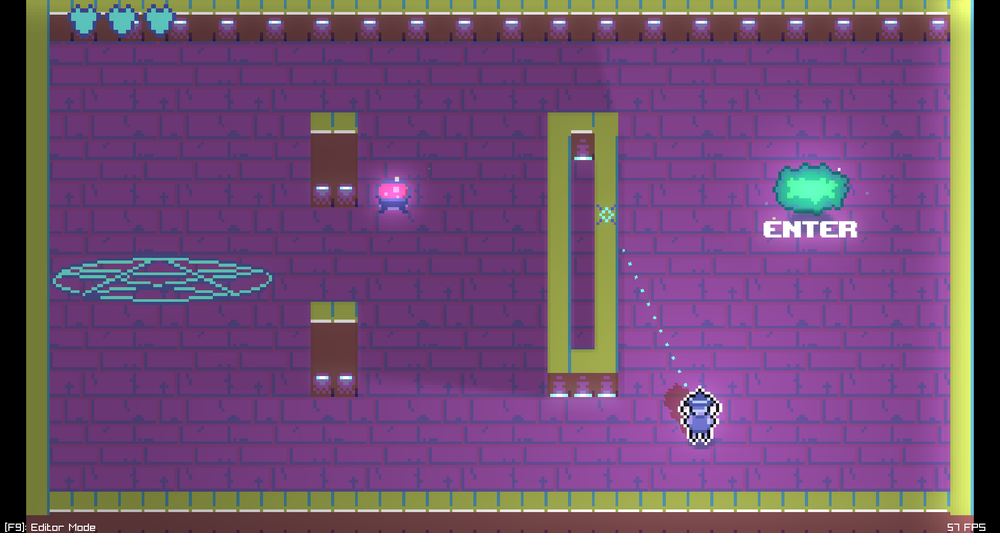
#> input picture images/whalEngine_ss1.png, 1000 x 533 px, shrunk from 1912 x 1019 before the run
$ python makepalette.py ../images/whalEngine_ss1.png out.png
#> lines starting #> are read from the running program, lines starting #| are printed output that depends on the picture
#!/usr/bin/env python3

import numpy as np
from PIL import Image
import os

# CREATES PALETTE FROM IMAGE AND SAVES IT TO A TEXTURE

def img2palette(arr: np.ndarray) -> np.ndarray:
    if arr.shape[2]==4:
        arr = sanitize(arr.reshape(-1,4))
    else:
        arr = sanitize(arr.reshape(-1,3))

    return np.unique(arr,axis=0)

def makePalette(img: np.ndarray, palette_fname: str = "") -> np.ndarray:
    # iterates through list of files and compiles palette
    # uses all PNG files in path
    # if palette_fname is given, will save palette to txt file with that name

    palette = None
    imgPalette = img2palette(img)
    if palette is not None:
        palette = np.unique(np.concatenate([palette, imgPalette]),axis=0)
    else:
        palette = imgPalette

    if palette_fname:
        np.savetxt(palette_fname,palette,fmt='%i',delimiter=',')
    return palette

def sanitize(palette: np.ndarray) -> np.ndarray:
    # takes palette, removes any color with alpha=0 and removes 4th channel
    return palette[palette[:,-1]!=0][:,:3]

def findCol(col:np.ndarray, palette:np.ndarray) -> np.ndarray: # col should be np.array in form [R,G,B], palette should be array of cols
    # finds the color in "palette" that's closest to "col"

    # RESEARCH use OKLab
    distances = np.sum(((palette-col)*np.array([.299, .587, .114]))**2, axis=1)
    return palette[np.argmin(distances)]
    # return col

def getPNG(path: str) -> np.ndarray:
    # returns numpy array of image
#> called with path = '../images/whalEngine_ss1.png'
    result = np.array(Image.open(path).convert("RGBA"))
#> result is the input picture: shape (533, 1000, 4); mean R, G, B, A 111.5, 75.7, 113.7, 255
    return result

def readPalette(filepath: str) -> np.ndarray:
    # reads palette from disk
    if os.path.exists(filepath):
        palette = np.loadtxt(filepath,dtype=int,delimiter=",")
        if palette.shape[-1]==4:
            palette = palette[:,:3] # reshape if there's an alpha val
        return palette
    else:
        raise ValueError("palette file '{}' does not exist".format(filepath))

def paletteToTexture(palette, outpath):
#> called with palette = array of shape (43715, 3), outpath = 'out.png'
    N_COLORS_R = 16
    N_COLORS_G = 16
    N_COLORS_B = 16

    img = Image.new("RGB", (N_COLORS_R * N_COLORS_B, N_COLORS_G), "white")
#> img: PIL image 256x16 RGB; every value is 255

    rvals = np.linspace(0, N_COLORS_R, N_COLORS_R)
    gvals = np.linspace(0, N_COLORS_G, N_COLORS_G)
    bvals = np.linspace(0, N_COLORS_B, N_COLORS_B)
    for r in range(N_COLORS_R):
        for g in range(N_COLORS_G):
            for b in range(N_COLORS_B):
                rgb = (np.array([rvals[r]/N_COLORS_R,gvals[g]/N_COLORS_G, bvals[b]/N_COLORS_B]) * 255).astype(int)
                p = findCol(rgb, palette)
                x = r + (b * N_COLORS_B)
                y = g
                img.putpixel((x,y), tuple(p))
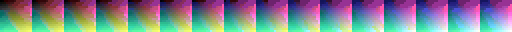
#> img: PIL image 256x16 RGB (shown 2 times larger); mean R, G, B 124.5, 131, 140.8
    img.save(outpath)
    print("saved to " + outpath)


def main(path:str, outpath):
    if outpath is None:
        outpath = ""

    palette = makePalette(getPNG(path), outpath)
    paletteToTexture(palette, outpath)

if __name__ == "__main__":
    import sys

    if (len(sys.argv) != 3 and len(sys.argv) != 2):
        print("expected 1 or 2 args: file path and out path (optional)")
    else:
        outpath = "src/Game/data/texture/palette.png"
        if (len(sys.argv)==3):
            outpath = sys.argv[2]
        inpath = sys.argv[1]

        main(inpath, outpath)
